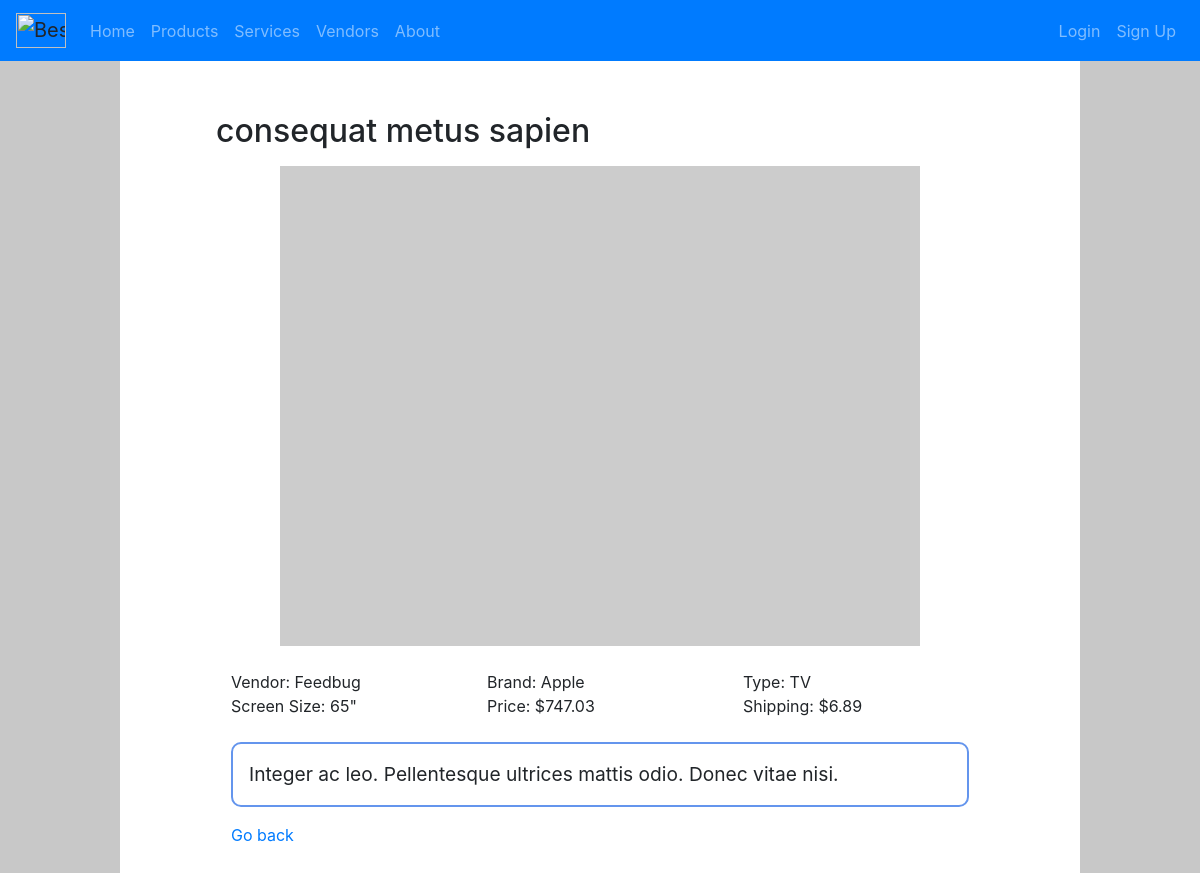
Page /products/167/ on the committed database.
### products/models.py (models this page shows, shortened)
class Product(models.Model):
    type = models.CharField(max_length=200, choices=[(tag, tag.value) for tag in ProductType], null=False)
    name = models.CharField(max_length=200, null=False)
    brand = models.CharField(max_length=200, null=False)
    price = models.DecimalField(max_digits=10, decimal_places=2, null=False)
    description = models.CharField(max_length=200, null=False)
    size = models.PositiveIntegerField(null=False, validators=[MinValueValidator(1), MaxValueValidator(100)],)
    shipping = models.DecimalField(max_digits=5, decimal_places=2, null=False)
    vendor = models.ForeignKey(Vendor, verbose_name="vendor", on_delete=models.CASCADE, null=False)
    class Meta:
        ordering = ('name', 'brand', 'size', 'vendor',)

class Vendor(models.Model):
    name = models.CharField(max_length=200, null=False)
    address = models.CharField(max_length=200, null=False)
    state = models.CharField(max_length=50, null=False)
    city = models.CharField(max_length=50, null=False)
    email = models.EmailField()
    phone = models.CharField(max_length=12, null=False)
    class Meta:
        ordering = ('name', 'email',)

### products/views.py (the view)
# urls.py: path("<int:item_id>/", views.item, name='item'),
def item(request, item_id):
    item = Product.objects.get(id=item_id)
    return render(request, 'item.html', {"product":item})

### templates/item.html (shortened to what this page needs)
{% extends "base.html" %}
{% block content %}
  <h2>{{ product.name }}</h2>
  <img src="https://picsum.photos/640/480" alt="Sample image" id="sample-image">
  <br>
  <div class="container">
    <div class="row">
      <div class="col-sm">
        Vendor: {{ product.vendor.name }}
      </div>
      <div class="col-sm">
        Brand: {{ product.brand }}
      </div>
      <div class="col-sm">
        Type: {{ product.type }}
      </div>
    </div>
    <div class="row">
      <div class="col-sm">
        Screen Size: {{ product.size }}"
      </div>
      <div class="col-sm">
        Price: ${{ product.price }}
      </div>
      <div class="col-sm">
        Shipping: ${{ product.shipping }}
      </div>
    </div>
    <br>
    <p id="text-box">{{ product.description }}</p>
    <a href="{{request.META.HTTP_REFERER}}">Go back</a>
  </div>
{% endblock %}

### static/style.css (style rules this page uses)
body { background-color: rgb(200, 200, 200); height: 100%; display: flex; flex-direction: column; padding-top: 16px; }
h2 { margin-bottom: 16px; }
img { max-width: 100%; max-height: 100%; }
#product, #text-box { padding: 16px; border-style: solid; border-radius: 10px; border-width: 2px; border-color: cornflowerblue; }
#text-box { font-size: larger; }
#sample-image { display: table; margin: 0 auto; }

### rows in the picture
Product: name "consequat metus sapien", vendor.name "Feedbug", brand "Apple", type "TV", size "65", price "747.03", shipping "6.89", description "Integer ac leo. Pellentesque ultrices mattis odio. Donec vitae nisi."
